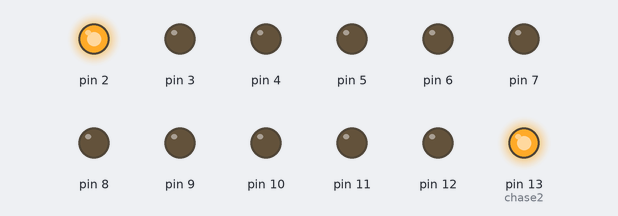
Recording of a sketch running on a simulated Arduino Uno, built with avr-gcc and run on an emulated ATmega328P. On the bench: output pins drawn as LEDs (lit = HIGH).

Above: at 0.05 s.
At 0.55 s:
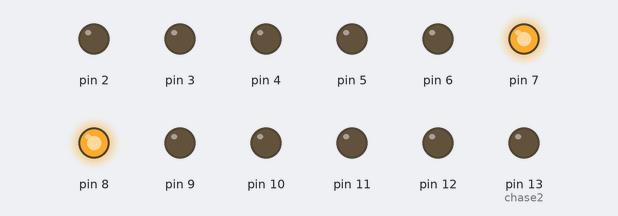
At 0.75 s:
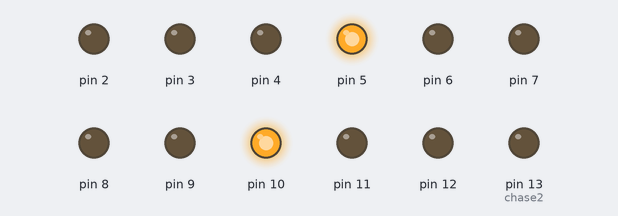
At 1.45 s:
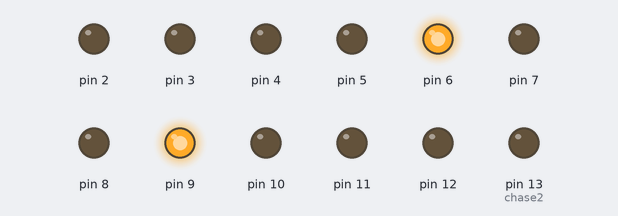
At 2.15 s:
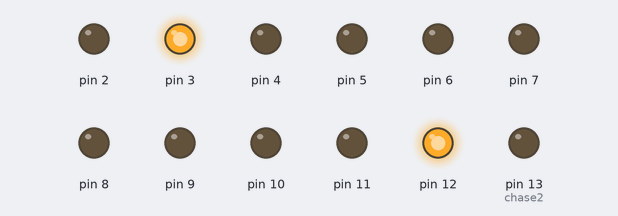
At 2.85 s:
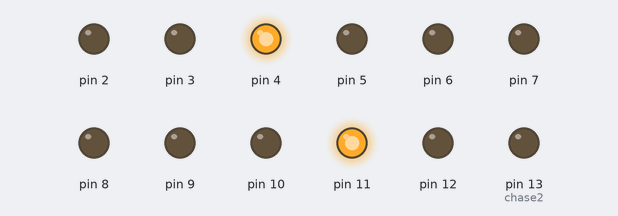
Timing chart, 0 to 3.1 s (numbered marks = the images above):
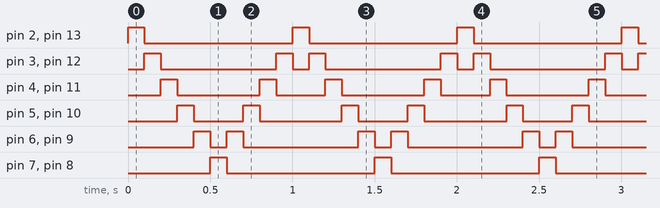

The sketch:

ledchaser.ino
```cpp
// change speed of display here
#define SPEED_MS  100

void setup() {
  // set up pins 2 to 13 as outputs
  for (int i = 2; i <= 13; i++) {
    pinMode(i, OUTPUT);
  }
}

uint16_t chase2 = 13; // keeps track of second LED movement

void loop() {
  // move first LED from left to right and second from right to left
  for (int i = 2; i < 13; i++) {
    allLEDsOff();
    digitalWrite(i, HIGH);      // chaser 1
    digitalWrite(chase2, HIGH); // chaser 2
    chase2--;
    // stop LEDs from appearing to stand still in the middle
    if (chase2 != 7) {
      delay(SPEED_MS);
    }
  }

  // move first LED from right to left and second LED from left to right
  for (int i = 13; i > 2; i--) {
    allLEDsOff();
    digitalWrite(i, HIGH);      // chaser 1
    digitalWrite(chase2, HIGH); // chaser 2
    chase2++;
    // stop LEDs from appearing to stand still in the middle
    if (chase2 != 8) {
      delay(SPEED_MS);
    }
  }
}

// function to switch all LEDs off
void allLEDsOff(void)
{
  for (int i = 2; i <= 13; i++) {
    digitalWrite(i, LOW);
  }
}
```

Measured:
- by itself, pin 2, pin 7, pin 8, pin 13 (chase2): alternates HIGH for 0.10 s and LOW for 0.90 s
- by itself, pin 3, pin 12: repeats every 1.0 s: LOW 0.70 s, HIGH 0.10 s, LOW 0.10 s, HIGH 0.10 s
- by itself, pin 4, pin 11: repeats every 1.0 s: LOW 0.50 s, HIGH 0.10 s, LOW 0.30 s, HIGH 0.10 s
- by itself, pin 5, pin 10: repeats every 1.0 s: LOW 0.30 s, HIGH 0.10 s, LOW 0.50 s, HIGH 0.10 s
- by itself, pin 6, pin 9: repeats every 1.0 s: LOW 0.10 s, HIGH 0.10 s, LOW 0.70 s, HIGH 0.10 s
